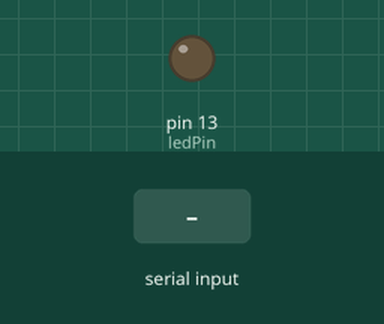
Simulated run of this sketch. Board: Arduino Uno, built with avr-gcc and run on an emulated ATmega328P. Parts: output pins drawn as LEDs (lit = HIGH). Dashed ring = blinking. The inputs (shaded band) are chosen by the test bench.

Above: at 1.2 s.
1.3 s: "3" received over Serial
At 2.7 s:
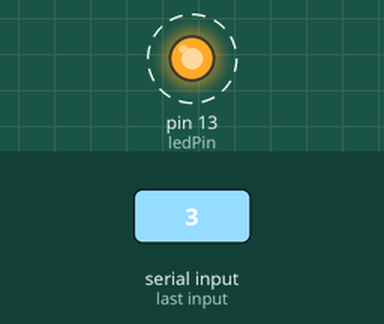
Timing chart, 0 to 7.6 s (numbered marks = the images above; inputs shaded):
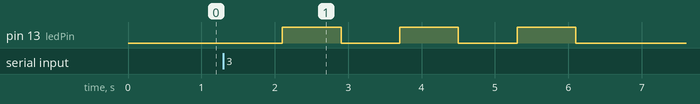

The sketch:

sketch_dec18a.ino
```cpp
const int ledPin=13;
const int buttonPin=2;

void setup() {
  // put your setup code here, to run once:
Serial.begin(9600);
Serial.setTimeout(10000);
pinMode(ledPin,OUTPUT);
}

void loop() {
  // put your main code here, to run repeatedly:
  char input=(char)Serial.read();
  char sqr;
  int buttonState = 0;
int count =0;

delay(1);
while(Serial.available()){
  delay(1);
input=Serial.read();
if(input=='1'){
  digitalWrite(ledPin,HIGH);

  }else if(input=='2'){
    digitalWrite(ledPin,LOW);

    }else if(input=='3'){
      delay(800);
      digitalWrite(ledPin,HIGH);
      delay(800);
      digitalWrite(ledPin,LOW);
      delay(800);
      digitalWrite(ledPin,HIGH);
      delay(800);
      digitalWrite(ledPin,LOW);
      delay(800);
      digitalWrite(ledPin,HIGH);
      delay(800);
      digitalWrite(ledPin,LOW);
      delay(800);

      }else if(input=='4'){
        int sqr;
        sqr=Serial.parseInt();
        delay(1000);
        Serial.print(sqr*sqr);

        }else if(input=='5'){
          char a=0;
          while(1){
             buttonState = digitalRead(buttonPin);
    if (buttonState == 1) {
      count++;

      digitalWrite(ledPin, HIGH);
      delay(200);
      digitalWrite(ledPin, LOW);

      Serial.println(count);

  }
  a=(char)Serial.read();

  if(a=='1'){
    break;
  }
          }
          }else if(input=='0'){
            exit(0);

            }
}


}
```

Measured:
- after the input at 1.3 s, pin 13 (ledPin): alternates HIGH for 0.80 s and LOW for 0.80 s, 6 changes in all, then stays LOW, starting after 0.80 s
